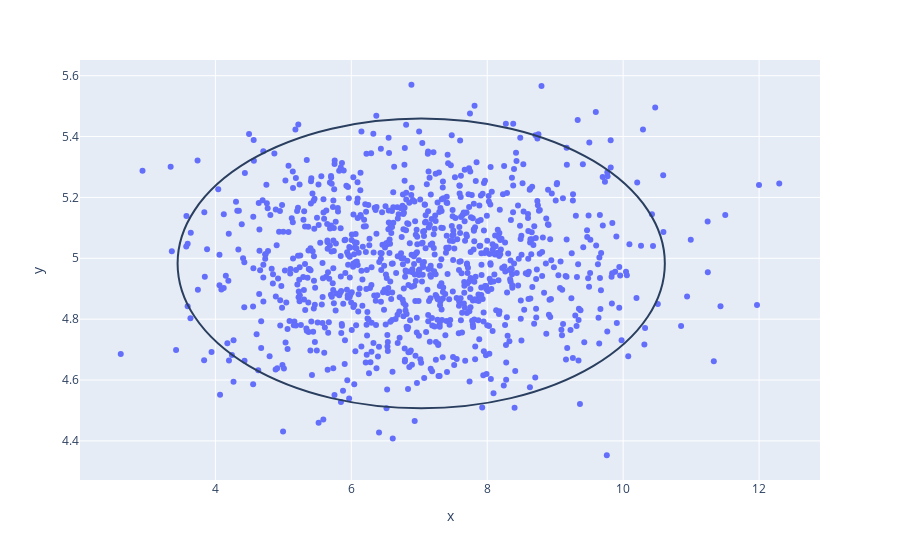

The cell this chart's notebook holds for it:
### Code cell
# How many standard deviations to get to 99th percentile?
percentile_99 = 2.3253
x_deviation = percentile_99*xres[1]
y_deviation = percentile_99*yres[1]

fig.add_shape(type="circle", xref="x", yref="y", x0=xres[0]-x_deviation, x1=xres[0]+x_deviation, y0=yres[0]-y_deviation, y1=yres[0]+y_deviation)

### Figure 1 — Plotly figure (JSON) as saved in the notebook; plotly's stock layout.template omitted (floating-point values rounded to 4 significant figures; data arrays with more than 128 entries replaced by an {"elided": "..."} marker saying what was removed)
{"data": [{"hovertemplate": "x=%{x}<br>y=%{y}<extra></extra>", "legendgroup": "", "marker": {"color": "#636efa", "symbol": "circle"}, "mode": "markers", "name": "", "orientation": "v", "showlegend": false, "type": "scatter", "x": {"elided": "1000 float values"}, "xaxis": "x", "y": {"elided": "1000 float values"}, "yaxis": "y"}], "layout": {"autosize": true, "legend": {"tracegroupgap": 0}, "margin": {"t": 60}, "shapes": [{"type": "circle", "x0": 3.444, "x1": 10.61, "xref": "x", "y0": 4.507, "y1": 5.459, "yref": "y"}], "xaxis": {"anchor": "y", "autorange": true, "domain": [0, 1], "range": [2.035, 12.87], "title": {"text": "x"}, "type": "linear"}, "yaxis": {"anchor": "x", "autorange": true, "domain": [0, 1], "range": [4.259, 5.665], "title": {"text": "y"}, "type": "linear"}}}
